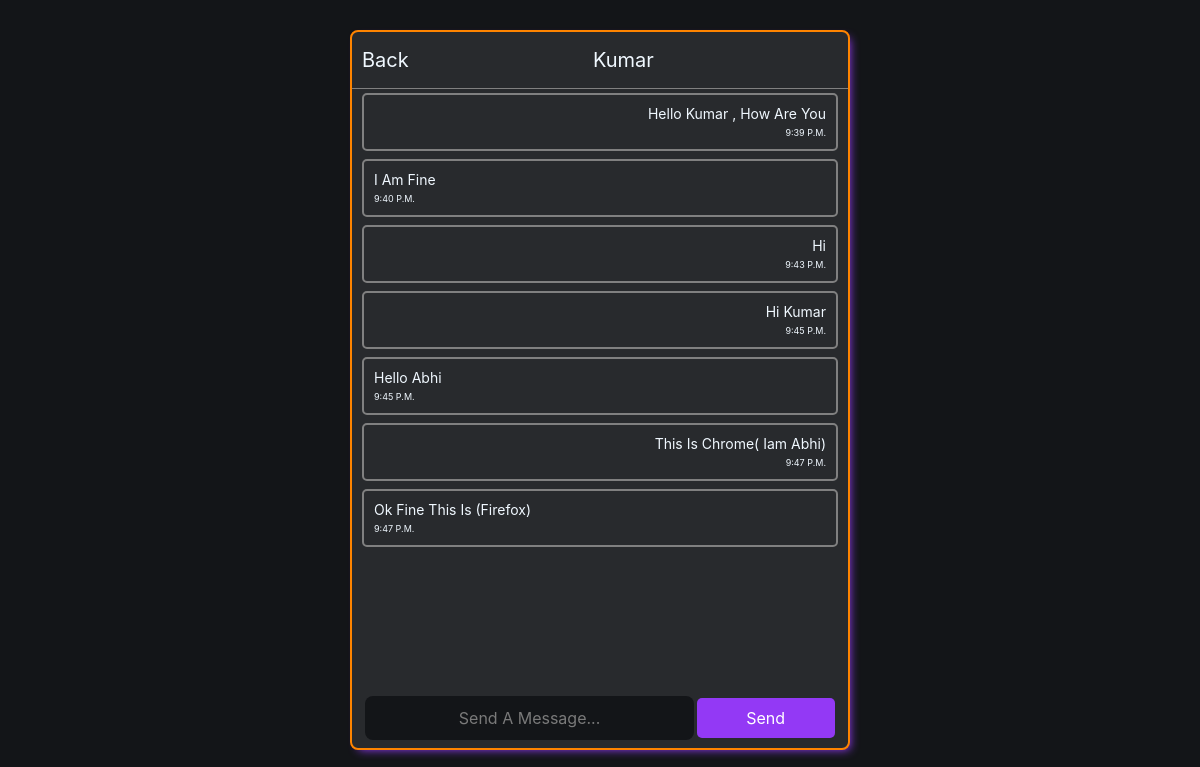
/chat/kumar (signed in), run on the app's committed database.
### app1/models.py (models this page shows)
class Messages(models.Model):
    description = models.TextField()
    sender_name = models.ForeignKey(
        User, on_delete=models.CASCADE, related_name="sender"
    )
    receiver_name = models.ForeignKey(
        User, on_delete=models.CASCADE, related_name="receiver"
    )
    time = models.TimeField(auto_now_add=True)
    seen = models.BooleanField(default=False)
    timestamp = models.DateTimeField(default=timezone.now, blank=True)
    class Meta:
        ordering = ("timestamp",)

### app1/views.py (the view)
# urls.py: path("chat/<str:username>", views.chat, name="chat"),
@login_required(login_url="login")
def chat(request, username):
    try:
        usersen = request.user
        friend = User.objects.get(username=username)
        exists = UserRelation.objects.filter(
            user=request.user, friend=friend, accepted=True
        ).exists()
        if not exists:
            django_messages.error(
                request, "You are not able to chat with this user."
            )  # Use the renamed variable here
            return redirect("home")
    except User.DoesNotExist:
        return redirect("home")
    messages = Messages.objects.filter(
        sender_name=usersen, receiver_name=friend
    ) | Messages.objects.filter(sender_name=friend, receiver_name=usersen)
    if request.method == "GET":
        return render(
            request,
            "chat.html",
            {
                "messages": messages,
                "curr_user": usersen,
                "friend": friend,
            },
        )

### templates/chat.html (shortened to what this page needs)
<!DOCTYPE html>
<html lang="en">
  <head>
  </head>
  <body>
    <div class="outer">
      <div class="top">
        <a class="back" href="../user/">Back</a>
        <a class="username" href="../user/{{ friend.username }}">{{ friend.username }}</a>
      </div>
      <div class="messages" id="board">
        {% for message in messages %}
          {% if curr_user == message.sender_name %}
            <div class="container right_mess">
              <p>{{ message.description }}</p>
              <span class="time-right">{{ message.time }}</span>
            </div>
          {% else %}
            <div class="container left_mess">
              <p>{{ message.description }}</p>
              <span class="time-left">{{ message.time }}</span>
            </div>
          {% endif %}
        {% endfor %}
      </div>
      <div class="bottom">
        <form method="post" class="form-group" id="chat-box">
          <div class="input-group mb-3">
            <div class="input-group-prepend">
              <input type="text" placeholder="Send a message..." name="message" id="msg_field" />
              <button type="submit" name="send" class="btn btn-success" id="send_btn">Send</button>
            </div>
          </div>
        </form>
      </div>
    </div>
  </body>
</html>

### templates/chat.html (style rules this page uses)
* { margin: 0%; padding: 0%; box-sizing: border-box; font-family: 'Inter', sans-serif; text-transform: capitalize; }
:root { font-size: 62.5%; }
body { background-color: #131518; font-family: sans-serif; color: aliceblue; }
.outer { max-width: 500px; margin: auto; position: relative; top: 30px; height: 90vh; background-color: #282a2d; border: 2px solid rgb(255, 132, 0); text-align: center; border-radius: 8px; box-shadow: 4px 4px 10px -4px #9339f5; overflow-y: hidden; }
a { display: inline-block; text-decoration: none; color: aliceblue; cursor: pointer; }
.top { padding: 1rem; font-size: 2rem; border-bottom: 1px solid grey; height: 8%; display: flex; justify-content: space-between; align-items: center; }
.back { float: left; }
.username { text-align: center; flex-grow: 1; }
.messages { height: 84%; display: flex; flex-direction: column; overflow-y: auto; }
.bottom { height: 8%; }
.container { font-size: 1.4rem; border: 2px solid grey; border-radius: 5px; padding: 10px; margin: 0.4rem 1rem; }
.right_mess { text-align: right; }
.left_mess { text-align: left; }
.container span { font-size: 0.9rem; }
form { margin: 0rem 1rem; padding-top: 0.5rem; height: 100%; }
input { width: 69%; padding: 1.2rem 0px; text-align: center; color: #fff; font-size: 1.6rem; background: #131518; border-radius: 8px; outline: none; border: none; }
::placeholder { color: #7a7a7a; opacity: 1; }
#send_btn { padding: 1rem 2rem; color: #fff; background: #9339f5; border: none; border-radius: 5px; outline: none; cursor: pointer; font-size: 1.6rem; width: 29%; }

### data on the page
Messages: description "Hello Kumar , How Are You", time "9:39 P.m."
Messages: description "I Am Fine", time "9:40 P.m."
Messages: description "Hi", time "9:43 P.m."
Messages: description "Hi Kumar", time "9:45 P.m."
Messages: description "Hello Abhi", time "9:45 P.m."
Messages: description "This Is Chrome( Iam Abhi)", time "9:47 P.m."
Messages: description "Ok Fine This Is (Firefox)", time "9:47 P.m."

### other printed values
{{ friend.username }} "Kumar"
